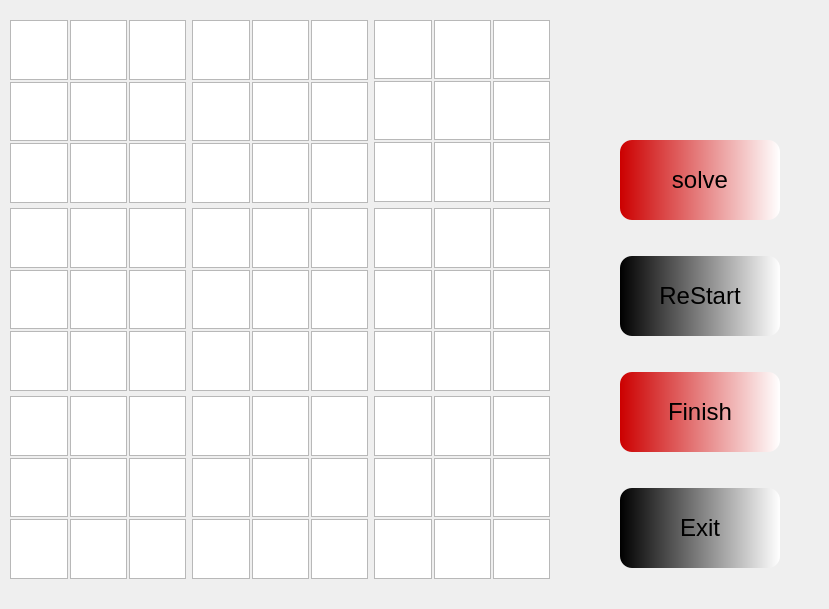
<?xml version="1.0" encoding="UTF-8"?>
<ui version="4.0">
 <class>sudoku</class>
 <widget class="QWidget" name="sudoku">
  <property name="enabled">
   <bool>true</bool>
  </property>
  <property name="geometry">
   <rect>
    <x>0</x>
    <y>0</y>
    <width>829</width>
    <height>609</height>
   </rect>
  </property>
  <property name="acceptDrops">
   <bool>false</bool>
  </property>
  <property name="windowTitle">
   <string>Form</string>
  </property>
  <property name="styleSheet">
   <string notr="true">soduko
{
background: rgb(46, 52, 54)
}
QPushButton
{
border-radius:12px;
}
QPushButton:hover
{
	color:white;
}</string>
  </property>
  <widget class="QWidget" name="gridLayoutWidget_3">
   <property name="geometry">
    <rect>
     <x>10</x>
     <y>20</y>
     <width>540</width>
     <height>560</height>
    </rect>
   </property>
   <property name="maximumSize">
    <size>
     <width>540</width>
     <height>560</height>
    </size>
   </property>
   <property name="font">
    <font>
     <pointsize>20</pointsize>
    </font>
   </property>
   <layout class="QGridLayout" name="box">
    <property name="sizeConstraint">
     <enum>QLayout::SetDefaultConstraint</enum>
    </property>
    <property name="bottomMargin">
     <number>2</number>
    </property>
    <item row="1" column="1">
     <layout class="QGridLayout" name="box5">
      <property name="sizeConstraint">
       <enum>QLayout::SetDefaultConstraint</enum>
      </property>
      <property name="leftMargin">
       <number>0</number>
      </property>
      <property name="topMargin">
       <number>0</number>
      </property>
      <property name="spacing">
       <number>2</number>
      </property>
      <item row="2" column="2">
       <widget class="QTextEdit" name="inp5_6">
        <property name="maximumSize">
         <size>
          <width>540</width>
          <height>560</height>
         </size>
        </property>
        <property name="font">
         <font>
          <pointsize>20</pointsize>
         </font>
        </property>
       </widget>
      </item>
      <item row="2" column="0">
       <widget class="QTextEdit" name="inp5_4">
        <property name="maximumSize">
         <size>
          <width>540</width>
          <height>560</height>
         </size>
        </property>
        <property name="font">
         <font>
          <pointsize>20</pointsize>
         </font>
        </property>
       </widget>
      </item>
      <item row="3" column="1">
       <widget class="QTextEdit" name="inp5_8">
        <property name="maximumSize">
         <size>
          <width>540</width>
          <height>560</height>
         </size>
        </property>
        <property name="font">
         <font>
          <pointsize>20</pointsize>
         </font>
        </property>
       </widget>
      </item>
      <item row="0" column="1">
       <widget class="QTextEdit" name="inp5_2">
        <property name="maximumSize">
         <size>
          <width>540</width>
          <height>560</height>
         </size>
        </property>
        <property name="font">
         <font>
          <pointsize>20</pointsize>
         </font>
        </property>
       </widget>
      </item>
      <item row="3" column="0">
       <widget class="QTextEdit" name="inp5_7">
        <property name="maximumSize">
         <size>
          <width>540</width>
          <height>560</height>
         </size>
        </property>
        <property name="font">
         <font>
          <pointsize>20</pointsize>
         </font>
        </property>
       </widget>
      </item>
      <item row="0" column="2">
       <widget class="QTextEdit" name="inp5_3">
        <property name="maximumSize">
         <size>
          <width>540</width>
          <height>560</height>
         </size>
        </property>
        <property name="font">
         <font>
          <pointsize>20</pointsize>
         </font>
        </property>
       </widget>
      </item>
      <item row="0" column="0">
       <widget class="QTextEdit" name="inp5_1">
        <property name="maximumSize">
         <size>
          <width>540</width>
          <height>560</height>
         </size>
        </property>
        <property name="font">
         <font>
          <pointsize>20</pointsize>
         </font>
        </property>
       </widget>
      </item>
      <item row="3" column="2">
       <widget class="QTextEdit" name="inp5_9">
        <property name="maximumSize">
         <size>
          <width>540</width>
          <height>560</height>
         </size>
        </property>
        <property name="font">
         <font>
          <pointsize>20</pointsize>
         </font>
        </property>
       </widget>
      </item>
      <item row="2" column="1">
       <widget class="QTextEdit" name="inp5_5">
        <property name="maximumSize">
         <size>
          <width>540</width>
          <height>560</height>
         </size>
        </property>
        <property name="font">
         <font>
          <pointsize>20</pointsize>
         </font>
        </property>
       </widget>
      </item>
     </layout>
    </item>
    <item row="2" column="0">
     <layout class="QGridLayout" name="box7">
      <property name="sizeConstraint">
       <enum>QLayout::SetDefaultConstraint</enum>
      </property>
      <property name="leftMargin">
       <number>0</number>
      </property>
      <property name="topMargin">
       <number>0</number>
      </property>
      <property name="spacing">
       <number>2</number>
      </property>
      <item row="2" column="0">
       <widget class="QTextEdit" name="inp7_4">
        <property name="maximumSize">
         <size>
          <width>540</width>
          <height>560</height>
         </size>
        </property>
        <property name="font">
         <font>
          <pointsize>20</pointsize>
         </font>
        </property>
       </widget>
      </item>
      <item row="0" column="0">
       <widget class="QTextEdit" name="inp7_1">
        <property name="maximumSize">
         <size>
          <width>540</width>
          <height>560</height>
         </size>
        </property>
        <property name="font">
         <font>
          <pointsize>20</pointsize>
         </font>
        </property>
       </widget>
      </item>
      <item row="0" column="2">
       <widget class="QTextEdit" name="inp7_3">
        <property name="maximumSize">
         <size>
          <width>540</width>
          <height>560</height>
         </size>
        </property>
        <property name="font">
         <font>
          <pointsize>20</pointsize>
         </font>
        </property>
       </widget>
      </item>
      <item row="3" column="0">
       <widget class="QTextEdit" name="inp7_7">
        <property name="maximumSize">
         <size>
          <width>540</width>
          <height>560</height>
         </size>
        </property>
        <property name="font">
         <font>
          <pointsize>20</pointsize>
         </font>
        </property>
       </widget>
      </item>
      <item row="2" column="2">
       <widget class="QTextEdit" name="inp7_6">
        <property name="maximumSize">
         <size>
          <width>540</width>
          <height>560</height>
         </size>
        </property>
        <property name="font">
         <font>
          <pointsize>20</pointsize>
         </font>
        </property>
       </widget>
      </item>
      <item row="3" column="2">
       <widget class="QTextEdit" name="inp7_9">
        <property name="maximumSize">
         <size>
          <width>540</width>
          <height>560</height>
         </size>
        </property>
        <property name="font">
         <font>
          <pointsize>20</pointsize>
         </font>
        </property>
       </widget>
      </item>
      <item row="3" column="1">
       <widget class="QTextEdit" name="inp7_8">
        <property name="maximumSize">
         <size>
          <width>540</width>
          <height>560</height>
         </size>
        </property>
        <property name="font">
         <font>
          <pointsize>20</pointsize>
         </font>
        </property>
       </widget>
      </item>
      <item row="0" column="1">
       <widget class="QTextEdit" name="inp7_2">
        <property name="maximumSize">
         <size>
          <width>540</width>
          <height>560</height>
         </size>
        </property>
        <property name="font">
         <font>
          <pointsize>20</pointsize>
         </font>
        </property>
       </widget>
      </item>
      <item row="2" column="1">
       <widget class="QTextEdit" name="inp7_5">
        <property name="maximumSize">
         <size>
          <width>540</width>
          <height>560</height>
         </size>
        </property>
        <property name="font">
         <font>
          <pointsize>20</pointsize>
         </font>
        </property>
       </widget>
      </item>
     </layout>
    </item>
    <item row="2" column="2">
     <layout class="QGridLayout" name="box9">
      <property name="sizeConstraint">
       <enum>QLayout::SetDefaultConstraint</enum>
      </property>
      <property name="leftMargin">
       <number>0</number>
      </property>
      <property name="topMargin">
       <number>0</number>
      </property>
      <property name="spacing">
       <number>2</number>
      </property>
      <item row="2" column="0">
       <widget class="QTextEdit" name="inp9_4">
        <property name="maximumSize">
         <size>
          <width>540</width>
          <height>560</height>
         </size>
        </property>
        <property name="font">
         <font>
          <pointsize>20</pointsize>
         </font>
        </property>
       </widget>
      </item>
      <item row="0" column="0">
       <widget class="QTextEdit" name="inp9_1">
        <property name="maximumSize">
         <size>
          <width>540</width>
          <height>560</height>
         </size>
        </property>
        <property name="font">
         <font>
          <pointsize>20</pointsize>
         </font>
        </property>
       </widget>
      </item>
      <item row="0" column="2">
       <widget class="QTextEdit" name="inp9_3">
        <property name="maximumSize">
         <size>
          <width>540</width>
          <height>560</height>
         </size>
        </property>
        <property name="font">
         <font>
          <pointsize>20</pointsize>
         </font>
        </property>
       </widget>
      </item>
      <item row="3" column="0">
       <widget class="QTextEdit" name="inp9_7">
        <property name="maximumSize">
         <size>
          <width>540</width>
          <height>560</height>
         </size>
        </property>
        <property name="font">
         <font>
          <pointsize>20</pointsize>
         </font>
        </property>
       </widget>
      </item>
      <item row="2" column="2">
       <widget class="QTextEdit" name="inp9_6">
        <property name="maximumSize">
         <size>
          <width>540</width>
          <height>560</height>
         </size>
        </property>
        <property name="font">
         <font>
          <pointsize>20</pointsize>
         </font>
        </property>
       </widget>
      </item>
      <item row="3" column="2">
       <widget class="QTextEdit" name="inp9_9">
        <property name="maximumSize">
         <size>
          <width>540</width>
          <height>560</height>
         </size>
        </property>
        <property name="font">
         <font>
          <pointsize>20</pointsize>
         </font>
        </property>
       </widget>
      </item>
      <item row="3" column="1">
       <widget class="QTextEdit" name="inp9_8">
        <property name="maximumSize">
         <size>
          <width>540</width>
          <height>560</height>
         </size>
        </property>
        <property name="font">
         <font>
          <pointsize>20</pointsize>
         </font>
        </property>
       </widget>
      </item>
      <item row="0" column="1">
       <widget class="QTextEdit" name="inp9_2">
        <property name="maximumSize">
         <size>
          <width>540</width>
          <height>560</height>
         </size>
        </property>
        <property name="font">
         <font>
          <pointsize>20</pointsize>
         </font>
        </property>
       </widget>
      </item>
      <item row="2" column="1">
       <widget class="QTextEdit" name="inp9_5">
        <property name="maximumSize">
         <size>
          <width>540</width>
          <height>560</height>
         </size>
        </property>
        <property name="font">
         <font>
          <pointsize>20</pointsize>
         </font>
        </property>
       </widget>
      </item>
     </layout>
    </item>
    <item row="1" column="2">
     <layout class="QGridLayout" name="box6">
      <property name="sizeConstraint">
       <enum>QLayout::SetDefaultConstraint</enum>
      </property>
      <property name="leftMargin">
       <number>0</number>
      </property>
      <property name="topMargin">
       <number>0</number>
      </property>
      <property name="spacing">
       <number>2</number>
      </property>
      <item row="2" column="0">
       <widget class="QTextEdit" name="inp6_4">
        <property name="maximumSize">
         <size>
          <width>540</width>
          <height>560</height>
         </size>
        </property>
        <property name="font">
         <font>
          <pointsize>20</pointsize>
         </font>
        </property>
       </widget>
      </item>
      <item row="0" column="2">
       <widget class="QTextEdit" name="inp6_3">
        <property name="maximumSize">
         <size>
          <width>540</width>
          <height>560</height>
         </size>
        </property>
        <property name="font">
         <font>
          <pointsize>20</pointsize>
         </font>
        </property>
       </widget>
      </item>
      <item row="2" column="2">
       <widget class="QTextEdit" name="inp6_6">
        <property name="maximumSize">
         <size>
          <width>540</width>
          <height>560</height>
         </size>
        </property>
        <property name="font">
         <font>
          <pointsize>20</pointsize>
         </font>
        </property>
       </widget>
      </item>
      <item row="0" column="1">
       <widget class="QTextEdit" name="inp6_2">
        <property name="maximumSize">
         <size>
          <width>540</width>
          <height>560</height>
         </size>
        </property>
        <property name="font">
         <font>
          <pointsize>20</pointsize>
         </font>
        </property>
       </widget>
      </item>
      <item row="3" column="2">
       <widget class="QTextEdit" name="inp6_9">
        <property name="maximumSize">
         <size>
          <width>540</width>
          <height>560</height>
         </size>
        </property>
        <property name="font">
         <font>
          <pointsize>20</pointsize>
         </font>
        </property>
       </widget>
      </item>
      <item row="0" column="0">
       <widget class="QTextEdit" name="inp6_1">
        <property name="maximumSize">
         <size>
          <width>540</width>
          <height>560</height>
         </size>
        </property>
        <property name="font">
         <font>
          <pointsize>20</pointsize>
         </font>
        </property>
       </widget>
      </item>
      <item row="3" column="0">
       <widget class="QTextEdit" name="inp6_7">
        <property name="maximumSize">
         <size>
          <width>540</width>
          <height>560</height>
         </size>
        </property>
        <property name="font">
         <font>
          <pointsize>20</pointsize>
         </font>
        </property>
       </widget>
      </item>
      <item row="3" column="1">
       <widget class="QTextEdit" name="inp6_8">
        <property name="maximumSize">
         <size>
          <width>540</width>
          <height>560</height>
         </size>
        </property>
        <property name="font">
         <font>
          <pointsize>20</pointsize>
         </font>
        </property>
       </widget>
      </item>
      <item row="2" column="1">
       <widget class="QTextEdit" name="inp6_5">
        <property name="maximumSize">
         <size>
          <width>540</width>
          <height>560</height>
         </size>
        </property>
        <property name="font">
         <font>
          <pointsize>20</pointsize>
         </font>
        </property>
       </widget>
      </item>
     </layout>
    </item>
    <item row="0" column="1">
     <layout class="QGridLayout" name="box2">
      <property name="sizeConstraint">
       <enum>QLayout::SetDefaultConstraint</enum>
      </property>
      <property name="leftMargin">
       <number>0</number>
      </property>
      <property name="topMargin">
       <number>0</number>
      </property>
      <property name="spacing">
       <number>2</number>
      </property>
      <item row="2" column="0">
       <widget class="QTextEdit" name="inp2_4">
        <property name="maximumSize">
         <size>
          <width>540</width>
          <height>560</height>
         </size>
        </property>
        <property name="font">
         <font>
          <pointsize>20</pointsize>
         </font>
        </property>
       </widget>
      </item>
      <item row="0" column="0">
       <widget class="QTextEdit" name="inp2_1">
        <property name="maximumSize">
         <size>
          <width>540</width>
          <height>560</height>
         </size>
        </property>
        <property name="font">
         <font>
          <pointsize>20</pointsize>
         </font>
        </property>
       </widget>
      </item>
      <item row="0" column="2">
       <widget class="QTextEdit" name="inp2_3">
        <property name="maximumSize">
         <size>
          <width>540</width>
          <height>560</height>
         </size>
        </property>
        <property name="font">
         <font>
          <pointsize>20</pointsize>
         </font>
        </property>
       </widget>
      </item>
      <item row="3" column="0">
       <widget class="QTextEdit" name="inp2_7">
        <property name="maximumSize">
         <size>
          <width>540</width>
          <height>560</height>
         </size>
        </property>
        <property name="font">
         <font>
          <pointsize>20</pointsize>
         </font>
        </property>
       </widget>
      </item>
      <item row="2" column="2">
       <widget class="QTextEdit" name="inp2_6">
        <property name="maximumSize">
         <size>
          <width>540</width>
          <height>560</height>
         </size>
        </property>
        <property name="font">
         <font>
          <pointsize>20</pointsize>
         </font>
        </property>
       </widget>
      </item>
      <item row="3" column="2">
       <widget class="QTextEdit" name="inp2_9">
        <property name="maximumSize">
         <size>
          <width>540</width>
          <height>560</height>
         </size>
        </property>
        <property name="font">
         <font>
          <pointsize>20</pointsize>
         </font>
        </property>
       </widget>
      </item>
      <item row="3" column="1">
       <widget class="QTextEdit" name="inp2_8">
        <property name="maximumSize">
         <size>
          <width>540</width>
          <height>560</height>
         </size>
        </property>
        <property name="font">
         <font>
          <pointsize>20</pointsize>
         </font>
        </property>
       </widget>
      </item>
      <item row="0" column="1">
       <widget class="QTextEdit" name="inp2_2">
        <property name="maximumSize">
         <size>
          <width>540</width>
          <height>560</height>
         </size>
        </property>
        <property name="font">
         <font>
          <pointsize>20</pointsize>
         </font>
        </property>
       </widget>
      </item>
      <item row="2" column="1">
       <widget class="QTextEdit" name="inp2_5">
        <property name="maximumSize">
         <size>
          <width>540</width>
          <height>560</height>
         </size>
        </property>
        <property name="font">
         <font>
          <pointsize>20</pointsize>
         </font>
        </property>
       </widget>
      </item>
     </layout>
    </item>
    <item row="0" column="2">
     <layout class="QGridLayout" name="box3">
      <property name="sizeConstraint">
       <enum>QLayout::SetDefaultConstraint</enum>
      </property>
      <property name="leftMargin">
       <number>0</number>
      </property>
      <property name="topMargin">
       <number>0</number>
      </property>
      <property name="spacing">
       <number>2</number>
      </property>
      <item row="1" column="2">
       <widget class="QTextEdit" name="inp3_3">
        <property name="maximumSize">
         <size>
          <width>540</width>
          <height>560</height>
         </size>
        </property>
        <property name="font">
         <font>
          <pointsize>20</pointsize>
         </font>
        </property>
       </widget>
      </item>
      <item row="2" column="2">
       <widget class="QTextEdit" name="inp3_6">
        <property name="maximumSize">
         <size>
          <width>540</width>
          <height>560</height>
         </size>
        </property>
        <property name="font">
         <font>
          <pointsize>20</pointsize>
         </font>
        </property>
       </widget>
      </item>
      <item row="2" column="1">
       <widget class="QTextEdit" name="inp3_5">
        <property name="maximumSize">
         <size>
          <width>540</width>
          <height>560</height>
         </size>
        </property>
        <property name="font">
         <font>
          <pointsize>20</pointsize>
         </font>
        </property>
       </widget>
      </item>
      <item row="3" column="1">
       <widget class="QTextEdit" name="inp3_8">
        <property name="maximumSize">
         <size>
          <width>540</width>
          <height>560</height>
         </size>
        </property>
        <property name="font">
         <font>
          <pointsize>20</pointsize>
         </font>
        </property>
       </widget>
      </item>
      <item row="3" column="0">
       <widget class="QTextEdit" name="inp3_7">
        <property name="maximumSize">
         <size>
          <width>540</width>
          <height>560</height>
         </size>
        </property>
        <property name="font">
         <font>
          <pointsize>20</pointsize>
         </font>
        </property>
       </widget>
      </item>
      <item row="1" column="1">
       <widget class="QTextEdit" name="inp3_2">
        <property name="maximumSize">
         <size>
          <width>540</width>
          <height>560</height>
         </size>
        </property>
        <property name="font">
         <font>
          <pointsize>20</pointsize>
         </font>
        </property>
       </widget>
      </item>
      <item row="1" column="0">
       <widget class="QTextEdit" name="inp3_1">
        <property name="maximumSize">
         <size>
          <width>540</width>
          <height>560</height>
         </size>
        </property>
        <property name="font">
         <font>
          <pointsize>20</pointsize>
         </font>
        </property>
       </widget>
      </item>
      <item row="2" column="0">
       <widget class="QTextEdit" name="inp3_4">
        <property name="maximumSize">
         <size>
          <width>540</width>
          <height>560</height>
         </size>
        </property>
        <property name="font">
         <font>
          <pointsize>20</pointsize>
         </font>
        </property>
       </widget>
      </item>
      <item row="3" column="2">
       <widget class="QTextEdit" name="inp3_9">
        <property name="maximumSize">
         <size>
          <width>540</width>
          <height>560</height>
         </size>
        </property>
        <property name="font">
         <font>
          <pointsize>20</pointsize>
         </font>
        </property>
       </widget>
      </item>
     </layout>
    </item>
    <item row="1" column="0">
     <layout class="QGridLayout" name="box4">
      <property name="sizeConstraint">
       <enum>QLayout::SetDefaultConstraint</enum>
      </property>
      <property name="leftMargin">
       <number>0</number>
      </property>
      <property name="topMargin">
       <number>0</number>
      </property>
      <property name="spacing">
       <number>2</number>
      </property>
      <item row="2" column="0">
       <widget class="QTextEdit" name="inp4_4">
        <property name="maximumSize">
         <size>
          <width>540</width>
          <height>560</height>
         </size>
        </property>
        <property name="font">
         <font>
          <pointsize>20</pointsize>
         </font>
        </property>
       </widget>
      </item>
      <item row="3" column="2">
       <widget class="QTextEdit" name="inp4_9">
        <property name="maximumSize">
         <size>
          <width>540</width>
          <height>560</height>
         </size>
        </property>
        <property name="font">
         <font>
          <pointsize>20</pointsize>
         </font>
        </property>
       </widget>
      </item>
      <item row="2" column="1">
       <widget class="QTextEdit" name="inp4_5">
        <property name="maximumSize">
         <size>
          <width>540</width>
          <height>560</height>
         </size>
        </property>
        <property name="font">
         <font>
          <pointsize>20</pointsize>
         </font>
        </property>
       </widget>
      </item>
      <item row="0" column="1">
       <widget class="QTextEdit" name="inp4_2">
        <property name="maximumSize">
         <size>
          <width>540</width>
          <height>560</height>
         </size>
        </property>
        <property name="font">
         <font>
          <pointsize>20</pointsize>
         </font>
        </property>
       </widget>
      </item>
      <item row="2" column="2">
       <widget class="QTextEdit" name="inp4_6">
        <property name="maximumSize">
         <size>
          <width>540</width>
          <height>560</height>
         </size>
        </property>
        <property name="font">
         <font>
          <pointsize>20</pointsize>
         </font>
        </property>
       </widget>
      </item>
      <item row="0" column="2">
       <widget class="QTextEdit" name="inp4_3">
        <property name="maximumSize">
         <size>
          <width>540</width>
          <height>560</height>
         </size>
        </property>
        <property name="font">
         <font>
          <pointsize>20</pointsize>
         </font>
        </property>
       </widget>
      </item>
      <item row="0" column="0">
       <widget class="QTextEdit" name="inp4_1">
        <property name="maximumSize">
         <size>
          <width>540</width>
          <height>560</height>
         </size>
        </property>
        <property name="font">
         <font>
          <pointsize>20</pointsize>
         </font>
        </property>
       </widget>
      </item>
      <item row="3" column="0">
       <widget class="QTextEdit" name="inp4_7">
        <property name="maximumSize">
         <size>
          <width>540</width>
          <height>560</height>
         </size>
        </property>
        <property name="font">
         <font>
          <pointsize>20</pointsize>
         </font>
        </property>
       </widget>
      </item>
      <item row="3" column="1">
       <widget class="QTextEdit" name="inp4_8">
        <property name="maximumSize">
         <size>
          <width>540</width>
          <height>560</height>
         </size>
        </property>
        <property name="font">
         <font>
          <pointsize>20</pointsize>
         </font>
        </property>
       </widget>
      </item>
     </layout>
    </item>
    <item row="2" column="1">
     <layout class="QGridLayout" name="box8">
      <property name="sizeConstraint">
       <enum>QLayout::SetDefaultConstraint</enum>
      </property>
      <property name="leftMargin">
       <number>0</number>
      </property>
      <property name="topMargin">
       <number>0</number>
      </property>
      <property name="spacing">
       <number>2</number>
      </property>
      <item row="2" column="0">
       <widget class="QTextEdit" name="inp8_4">
        <property name="maximumSize">
         <size>
          <width>540</width>
          <height>560</height>
         </size>
        </property>
        <property name="font">
         <font>
          <pointsize>20</pointsize>
         </font>
        </property>
       </widget>
      </item>
      <item row="0" column="0">
       <widget class="QTextEdit" name="inp8_1">
        <property name="maximumSize">
         <size>
          <width>540</width>
          <height>560</height>
         </size>
        </property>
        <property name="font">
         <font>
          <pointsize>20</pointsize>
         </font>
        </property>
       </widget>
      </item>
      <item row="0" column="2">
       <widget class="QTextEdit" name="inp8_3">
        <property name="maximumSize">
         <size>
          <width>540</width>
          <height>560</height>
         </size>
        </property>
        <property name="font">
         <font>
          <pointsize>20</pointsize>
         </font>
        </property>
       </widget>
      </item>
      <item row="3" column="0">
       <widget class="QTextEdit" name="inp8_7">
        <property name="maximumSize">
         <size>
          <width>540</width>
          <height>560</height>
         </size>
        </property>
        <property name="font">
         <font>
          <pointsize>20</pointsize>
         </font>
        </property>
       </widget>
      </item>
      <item row="2" column="2">
       <widget class="QTextEdit" name="inp8_6">
        <property name="maximumSize">
         <size>
          <width>540</width>
          <height>560</height>
         </size>
        </property>
        <property name="font">
         <font>
          <pointsize>20</pointsize>
         </font>
        </property>
       </widget>
      </item>
      <item row="3" column="2">
       <widget class="QTextEdit" name="inp8_9">
        <property name="maximumSize">
         <size>
          <width>540</width>
          <height>560</height>
         </size>
        </property>
        <property name="font">
         <font>
          <pointsize>20</pointsize>
         </font>
        </property>
       </widget>
      </item>
      <item row="3" column="1">
       <widget class="QTextEdit" name="inp8_8">
        <property name="maximumSize">
         <size>
          <width>540</width>
          <height>560</height>
         </size>
        </property>
        <property name="font">
         <font>
          <pointsize>20</pointsize>
         </font>
        </property>
       </widget>
      </item>
      <item row="0" column="1">
       <widget class="QTextEdit" name="inp8_2">
        <property name="maximumSize">
         <size>
          <width>540</width>
          <height>560</height>
         </size>
        </property>
        <property name="font">
         <font>
          <pointsize>20</pointsize>
         </font>
        </property>
       </widget>
      </item>
      <item row="2" column="1">
       <widget class="QTextEdit" name="inp8_5">
        <property name="maximumSize">
         <size>
          <width>540</width>
          <height>560</height>
         </size>
        </property>
        <property name="font">
         <font>
          <pointsize>20</pointsize>
         </font>
        </property>
       </widget>
      </item>
     </layout>
    </item>
    <item row="0" column="0">
     <layout class="QGridLayout" name="box1">
      <property name="sizeConstraint">
       <enum>QLayout::SetDefaultConstraint</enum>
      </property>
      <property name="leftMargin">
       <number>0</number>
      </property>
      <property name="topMargin">
       <number>0</number>
      </property>
      <property name="spacing">
       <number>2</number>
      </property>
      <item row="3" column="2">
       <widget class="QTextEdit" name="inp1_9">
        <property name="maximumSize">
         <size>
          <width>540</width>
          <height>560</height>
         </size>
        </property>
        <property name="font">
         <font>
          <pointsize>20</pointsize>
         </font>
        </property>
       </widget>
      </item>
      <item row="0" column="1">
       <widget class="QTextEdit" name="inp1_2">
        <property name="maximumSize">
         <size>
          <width>540</width>
          <height>560</height>
         </size>
        </property>
        <property name="font">
         <font>
          <pointsize>20</pointsize>
         </font>
        </property>
       </widget>
      </item>
      <item row="2" column="2">
       <widget class="QTextEdit" name="inp1_6">
        <property name="maximumSize">
         <size>
          <width>540</width>
          <height>560</height>
         </size>
        </property>
        <property name="font">
         <font>
          <pointsize>20</pointsize>
         </font>
        </property>
       </widget>
      </item>
      <item row="3" column="1">
       <widget class="QTextEdit" name="inp1_8">
        <property name="maximumSize">
         <size>
          <width>540</width>
          <height>560</height>
         </size>
        </property>
        <property name="font">
         <font>
          <pointsize>20</pointsize>
         </font>
        </property>
       </widget>
      </item>
      <item row="3" column="0">
       <widget class="QTextEdit" name="inp1_7">
        <property name="maximumSize">
         <size>
          <width>540</width>
          <height>560</height>
         </size>
        </property>
        <property name="font">
         <font>
          <pointsize>20</pointsize>
         </font>
        </property>
       </widget>
      </item>
      <item row="0" column="2">
       <widget class="QTextEdit" name="inp1_3">
        <property name="maximumSize">
         <size>
          <width>540</width>
          <height>560</height>
         </size>
        </property>
        <property name="font">
         <font>
          <pointsize>20</pointsize>
         </font>
        </property>
       </widget>
      </item>
      <item row="0" column="0">
       <widget class="QTextEdit" name="inp1_1">
        <property name="maximumSize">
         <size>
          <width>540</width>
          <height>560</height>
         </size>
        </property>
        <property name="font">
         <font>
          <pointsize>20</pointsize>
         </font>
        </property>
        <property name="layoutDirection">
         <enum>Qt::LeftToRight</enum>
        </property>
        <property name="styleSheet">
         <string notr="true">Background Color : rgb(173, 127, 168)


</string>
        </property>
        <property name="html">
         <string>&lt;!DOCTYPE HTML PUBLIC &quot;-//W3C//DTD HTML 4.0//EN&quot; &quot;http://www.w3.org/TR/REC-html40/strict.dtd&quot;&gt;
&lt;html&gt;&lt;head&gt;&lt;meta name=&quot;qrichtext&quot; content=&quot;1&quot; /&gt;&lt;style type=&quot;text/css&quot;&gt;
p, li { white-space: pre-wrap; }
&lt;/style&gt;&lt;/head&gt;&lt;body style=&quot; font-family:'Roboto'; font-size:20pt; font-weight:400; font-style:normal;&quot;&gt;
&lt;p style=&quot;-qt-paragraph-type:empty; margin-top:0px; margin-bottom:0px; margin-left:0px; margin-right:0px; -qt-block-indent:0; text-indent:0px; font-family:'Ubuntu';&quot;&gt;&lt;br /&gt;&lt;/p&gt;&lt;/body&gt;&lt;/html&gt;</string>
        </property>
       </widget>
      </item>
      <item row="2" column="1">
       <widget class="QTextEdit" name="inp1_5">
        <property name="maximumSize">
         <size>
          <width>540</width>
          <height>560</height>
         </size>
        </property>
        <property name="font">
         <font>
          <pointsize>20</pointsize>
         </font>
        </property>
       </widget>
      </item>
      <item row="2" column="0">
       <widget class="QTextEdit" name="inp1_4">
        <property name="maximumSize">
         <size>
          <width>540</width>
          <height>560</height>
         </size>
        </property>
        <property name="font">
         <font>
          <pointsize>20</pointsize>
         </font>
        </property>
       </widget>
      </item>
     </layout>
    </item>
   </layout>
  </widget>
  <widget class="QWidget" name="layoutWidget">
   <property name="geometry">
    <rect>
     <x>620</x>
     <y>110</y>
     <width>161</width>
     <height>491</height>
    </rect>
   </property>
   <layout class="QVBoxLayout" name="verticalLayout">
    <item>
     <widget class="QPushButton" name="btn_solve">
      <property name="maximumSize">
       <size>
        <width>160</width>
        <height>80</height>
       </size>
      </property>
      <property name="font">
       <font>
        <pointsize>18</pointsize>
       </font>
      </property>
      <property name="styleSheet">
       <string notr="true">background-color:qlineargradient(spread:pad, x1:0, y1:0, x2:1, y2:0, stop:0 rgba(204, 0, 0, 255), stop:1 rgba(255, 255, 255, 255))</string>
      </property>
      <property name="text">
       <string>solve</string>
      </property>
     </widget>
    </item>
    <item>
     <widget class="QPushButton" name="btn_restart">
      <property name="maximumSize">
       <size>
        <width>160</width>
        <height>80</height>
       </size>
      </property>
      <property name="font">
       <font>
        <pointsize>18</pointsize>
       </font>
      </property>
      <property name="styleSheet">
       <string notr="true">background-color:qlineargradient(spread:pad, x1:0, y1:0, x2:1, y2:0, stop:0 rgba(0, 0, 0, 255), stop:1 rgba(255, 255, 255, 255))</string>
      </property>
      <property name="text">
       <string>ReStart</string>
      </property>
     </widget>
    </item>
    <item>
     <widget class="QPushButton" name="btn_finish">
      <property name="maximumSize">
       <size>
        <width>160</width>
        <height>80</height>
       </size>
      </property>
      <property name="font">
       <font>
        <pointsize>18</pointsize>
       </font>
      </property>
      <property name="styleSheet">
       <string notr="true">background-color:qlineargradient(spread:pad, x1:0, y1:0, x2:1, y2:0, stop:0 rgba(204, 0, 0, 255), stop:1 rgba(255, 255, 255, 255))</string>
      </property>
      <property name="text">
       <string>Finish</string>
      </property>
     </widget>
    </item>
    <item>
     <widget class="QPushButton" name="btn_exit">
      <property name="maximumSize">
       <size>
        <width>160</width>
        <height>80</height>
       </size>
      </property>
      <property name="font">
       <font>
        <pointsize>18</pointsize>
       </font>
      </property>
      <property name="styleSheet">
       <string notr="true">background-color: qlineargradient(spread:pad, x1:0, y1:0, x2:1, y2:0, stop:0 rgba(0, 0, 0, 255), stop:1 rgba(255, 255, 255, 255));</string>
      </property>
      <property name="text">
       <string>Exit</string>
      </property>
     </widget>
    </item>
   </layout>
  </widget>
 </widget>
 <resources/>
 <connections/>
</ui>
